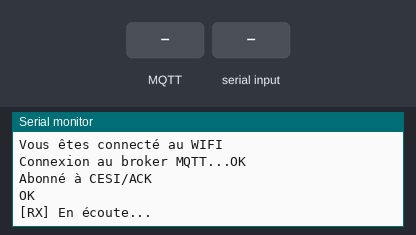
A sketch run on a simulated Arduino Uno R4 WiFi. Parts: the last lines printed to the serial monitor. The test bench sets the inputs (shaded band). WiFi joins after 1.5 s; servers stay silent unless stated; no MQTT or app messages arrive unless stated; the modem accepts every AT command (registered, SIM ready, sends succeed) and sends nothing else.

Above: at 15.6 s.
15.7 s: MQTT message "+TEST: RX" arrives on the first subscribed topic
At 16.8 s:
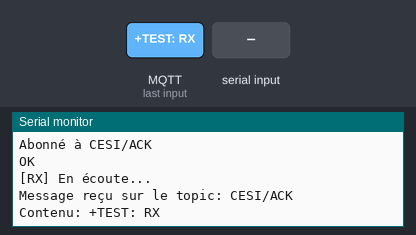
17.2 s: "+TEST: RX\n" received over the second serial link
At 18.0 s:
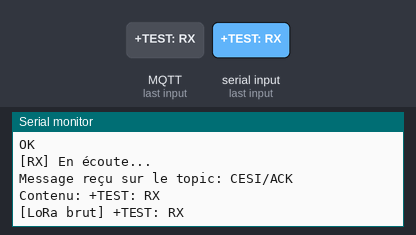
18.7 s: MQTT message "5" arrives on the first subscribed topic
At 19.1 s:
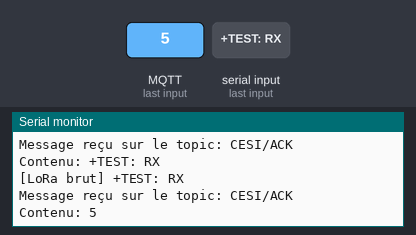
20.2 s: "90,45\n" received over the second serial link
At 21.4 s:
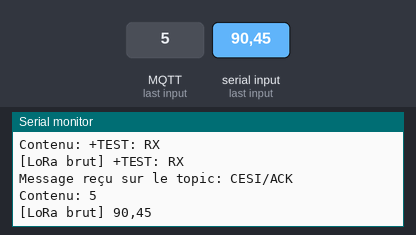
21.7 s: "5\n" received over the second serial link
At 22.6 s:
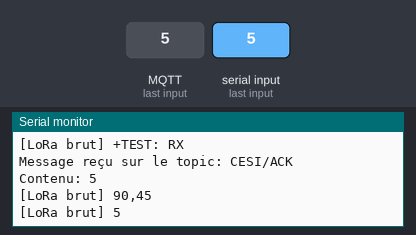

Measured:
- after the input at 15.7 s, the serial monitor: prints a new line at once (image 1)
- after the input at 17.2 s, the serial monitor: prints a new line at once (image 2)
- after the input at 18.7 s, the serial monitor: prints a new line at once (image 3)
- after the input at 20.2 s, the serial monitor: prints a new line at once (image 4)
- after the input at 21.7 s, the serial monitor: prints a new line at once (image 5)

The sketch:

Reception_LoRA-Envoi_MQTT.ino
```cpp
#include <WiFiS3.h>
#include <PubSubClient.h>
#include <SoftwareSerial.h>

// =====================
// Variables WIFI
// =====================
char ssid[] = "CESI_Iot";
char pass[] =  "#RO_i0t.n3t";
int status = WL_IDLE_STATUS;

// =====================
// Variables MQTT
// =====================
const char* mqtt_server = "192.168.1.57";
const int mqtt_port = 8883;
const char* nameMQTT = "MQTT_Broker_Groupe_1";
const char* topic_sub = "CESI/ACK";
const char* topic_pub = "CESI/BATIMENT/CAFET";
const char* mqtt_user = "user1";
const char* mqtt_password = "password";

// =====================
// Variables LoRa
// =====================
SoftwareSerial e5(2, 3); // RX, TX
#define DEVICE_NAME "MQTT_Broker_Groupe_1"

// =====================
// Chiffrement XOR
// =====================
#define SECRET_KEY "ORION"

// =====================
// Objets communication
// =====================
WiFiClient espClient;
PubSubClient client(espClient);

// =====================
// Prototypes
// =====================
void wifiConnexion();
void connectionMQTT();
void publish(const char* topic, const char* message);
void callback(char* topic, byte* payload, unsigned int length);
void startListening();
void sendCmd(String cmd);
String hexToAscii(String hex);
String dechiffrer(String message);

// ============================================================
// Déchiffrement XOR (identique au chiffrement, XOR est symétrique)
// ============================================================
String dechiffrer(String message) {
  String result = message;
  int keyLen = strlen(SECRET_KEY);
  for (int i = 0; i < (int)message.length(); i++) {
    result[i] = message[i] ^ SECRET_KEY[i % keyLen];
  }
  return result;
}

// ============================================================
// Setup
// ============================================================
void setup() {
  Serial.begin(9600);
  while (!Serial) { ; }

  e5.begin(9600);
  delay(1000);

  Serial.println("=== LORA + MQTT ===");
  Serial.println("Appareil : " + String(DEVICE_NAME));

  // Initialisation LoRa
  sendCmd("AT+MODE=TEST");
  delay(500);
  sendCmd("AT+TEST=RFCFG,868.35,SF7,125,12,15,14");
  delay(500);

  // Connexion WiFi & MQTT
  wifiConnexion();
  connectionMQTT();

  // Démarrage en écoute LoRa
  startListening();
}

// ============================================================
// Loop
// ============================================================
void loop() {
  client.loop();

  // --- Lecture des messages LoRa entrants ---
  if (e5.available()) {
    String response = e5.readStringUntil('\n');
    response.trim();

    if (response.length() > 0) {
      Serial.print("[LoRa brut] ");
      Serial.println(response);
    }

    if (response.startsWith("+TEST: RX")) {
      int start = response.indexOf('"');
      int end   = response.lastIndexOf('"');
      if (start != -1 && end != -1 && end > start) {
        String hexPayload = response.substring(start + 1, end);

        // 1. Message en hex brut
        Serial.println("[RX] Hex     : " + hexPayload);

        // 2. Message chiffré (bytes reçus)
        String messageChiffre = hexToAscii(hexPayload);
        Serial.print("[RX] Chiffre : ");
        for (int i = 0; i < (int)messageChiffre.length(); i++) {
          Serial.print("\\x");
          if ((unsigned char)messageChiffre[i] < 0x10) Serial.print("0");
          Serial.print((unsigned char)messageChiffre[i], HEX);
        }
        Serial.println();

        // 3. Message déchiffré en clair
        String messageClair = dechiffrer(messageChiffre);
        Serial.println("[RX] Clair   : " + messageClair);
        Serial.println("---------------------");

        // Publication MQTT du message déchiffré
        publish(topic_pub, messageClair.c_str());
      }
    }
  }
}

// =====================
// Connexion WiFi
// =====================
void wifiConnexion() {
  if (WiFi.status() == WL_NO_MODULE) {
    Serial.println("Echec de la communication avec le module WIFI");
    while (true);
  }

  IPAddress ip(192, 168, 1, 59);
  IPAddress gateway(192, 168, 1, 1);
  IPAddress subnet(255, 255, 255, 0);
  IPAddress dns(8, 8, 8, 8);
  WiFi.config(ip, gateway, subnet, dns);

  while (WiFi.status() != WL_CONNECTED) {
    Serial.print("Connexion en cours au SSID: ");
    Serial.println(ssid);
    status = WiFi.begin(ssid, pass);
    delay(10000);
  }
  Serial.println("Vous êtes connecté au WIFI");
}

// =====================
// Connexion MQTT
// =====================
void connectionMQTT() {
  client.setServer(mqtt_server, mqtt_port);

  while (!client.connected()) {
    Serial.print("Connexion au broker MQTT...");
    if (client.connect(nameMQTT, mqtt_user, mqtt_password)) {
      Serial.println("OK");
      client.subscribe(topic_sub);
      Serial.println("Abonné à CESI/ACK");
      client.setCallback(callback);
    } else {
      Serial.print("Erreur MQTT, rc=");
      Serial.println(client.state());
      delay(5000);
    }
  }
}

// =====================
// Publication MQTT
// =====================
void publish(const char* topic, const char* message) {
  if (client.publish(topic, message)) {
    Serial.print("[MQTT] Message envoyé : ");
    Serial.println(message);
  } else {
    Serial.println("[MQTT] Erreur lors de l'envoi !");
    connectionMQTT();
  }
}

// =====================
// Callback MQTT (messages reçus)
// =====================
void callback(char* topic, byte* payload, unsigned int length) {
  Serial.print("Message reçu sur le topic: ");
  Serial.println(topic);
  Serial.print("Contenu: ");
  for (int i = 0; i < length; i++) {
    Serial.print((char)payload[i]);
  }
  Serial.println();
}

// =====================
// Fonctions LoRa
// =====================
void startListening() {
  sendCmd("AT+TEST=RXLRPKT");
  Serial.println("[RX] En écoute...");
}

void sendCmd(String cmd) {
  e5.println(cmd);
  delay(300);
  while (e5.available()) {
    Serial.write(e5.read());
  }
  Serial.println();
}

String hexToAscii(String hex) {
  String ascii = "";
  for (int i = 0; i < hex.length(); i += 2) {
    String byteStr = hex.substring(i, i + 2);
    char c = (char) strtol(byteStr.c_str(), NULL, 16);
    ascii += c;
  }
  return ascii;
}
```
